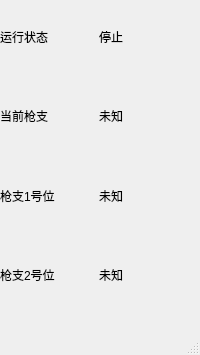
<?xml version="1.0" encoding="UTF-8"?>
<ui version="4.0">
 <class>MainWindow</class>
 <widget class="QMainWindow" name="MainWindow">
  <property name="geometry">
   <rect>
    <x>0</x>
    <y>0</y>
    <width>200</width>
    <height>355</height>
   </rect>
  </property>
  <property name="windowTitle">
   <string>MainWindow</string>
  </property>
  <widget class="QWidget" name="centralwidget">
   <widget class="QWidget" name="verticalLayoutWidget">
    <property name="geometry">
     <rect>
      <x>0</x>
      <y>0</y>
      <width>191</width>
      <height>311</height>
     </rect>
    </property>
    <layout class="QVBoxLayout" name="verticalLayout">
     <property name="sizeConstraint">
      <enum>QLayout::SetDefaultConstraint</enum>
     </property>
     <item>
      <layout class="QHBoxLayout" name="horizontalLayout_1">
       <item>
        <widget class="QLabel" name="label_run_title">
         <property name="text">
          <string>运行状态</string>
         </property>
        </widget>
       </item>
       <item>
        <widget class="QLabel" name="label_run">
         <property name="text">
          <string>停止</string>
         </property>
        </widget>
       </item>
      </layout>
     </item>
     <item>
      <layout class="QHBoxLayout" name="horizontalLayout_2">
       <item>
        <widget class="QLabel" name="label_use_gun_title">
         <property name="text">
          <string>当前枪支</string>
         </property>
        </widget>
       </item>
       <item>
        <widget class="QLabel" name="label_use_gun">
         <property name="text">
          <string>未知</string>
         </property>
        </widget>
       </item>
      </layout>
     </item>
     <item>
      <layout class="QHBoxLayout" name="horizontalLayout_3">
       <item>
        <widget class="QLabel" name="label_gun_1_title">
         <property name="text">
          <string>枪支1号位</string>
         </property>
        </widget>
       </item>
       <item>
        <widget class="QLabel" name="label_gun_1">
         <property name="text">
          <string>未知</string>
         </property>
        </widget>
       </item>
      </layout>
     </item>
     <item>
      <layout class="QHBoxLayout" name="horizontalLayout_4">
       <item>
        <widget class="QLabel" name="label_gun_2_title">
         <property name="text">
          <string>枪支2号位</string>
         </property>
        </widget>
       </item>
       <item>
        <widget class="QLabel" name="label_gun_2">
         <property name="text">
          <string>未知</string>
         </property>
        </widget>
       </item>
      </layout>
     </item>
    </layout>
   </widget>
  </widget>
  <widget class="QMenuBar" name="menubar">
   <property name="geometry">
    <rect>
     <x>0</x>
     <y>0</y>
     <width>200</width>
     <height>22</height>
    </rect>
   </property>
  </widget>
  <widget class="QStatusBar" name="statusbar"/>
 </widget>
 <resources/>
 <connections/>
</ui>
